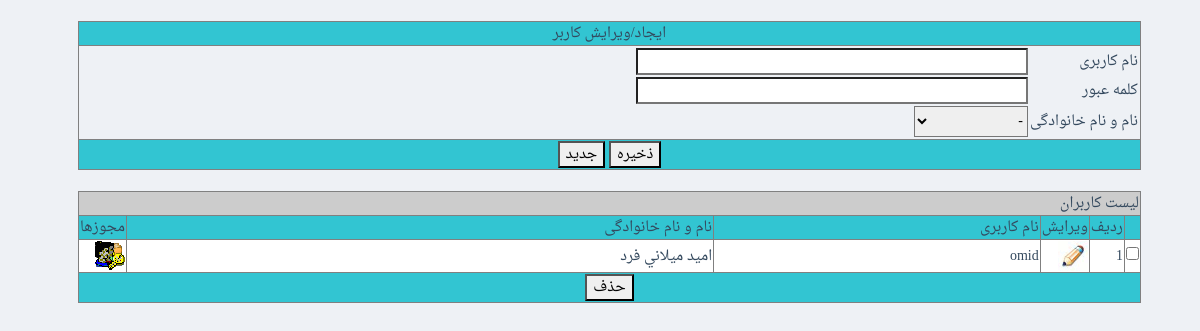
Before: /www/sadaf/ManageAccountSpecs.php (signed in) with the older database file.
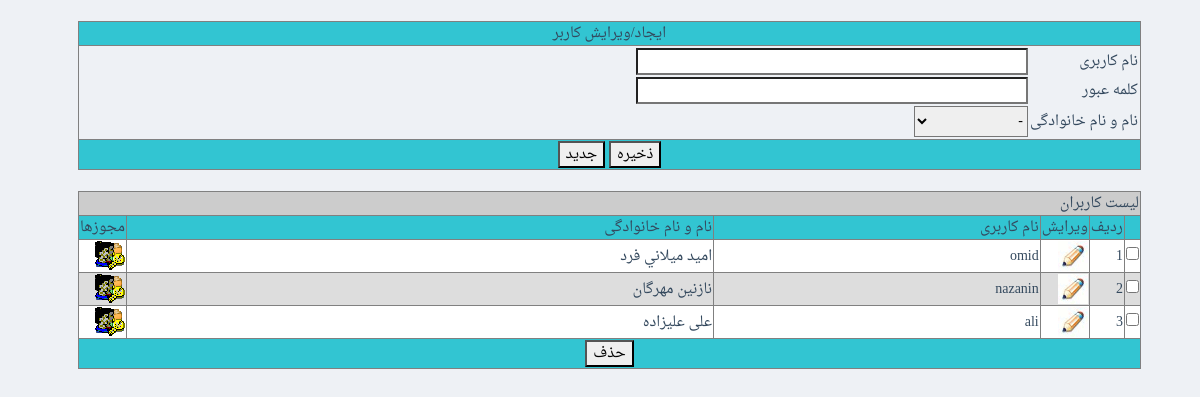
After: the same page with the newer database file.
### tables this page shows
CREATE TABLE `accountspecs` (
  `AccountSpecID` int(11) NOT NULL AUTO_INCREMENT,
  `UserID` varchar(100) DEFAULT NULL,
  `UserPassword` varchar(100) DEFAULT NULL,
  `PersonID` int(11) DEFAULT NULL,
  PRIMARY KEY (`AccountSpecID`)
);

### www/shares/pdodb.class.php (called while the page is built, shortened)
<?php
class pdodb {
  private $dsn;
  private $pdo;
  static  $pdoinstance = false;
  private function __construct($_host = "", $_user = "", $_pass = "", $_default_db = "",$_driver="",$debug=self::DEBUG_MODE) {
    $this->dsn = "mysql:dbname=$_default_db;host=$_host";
  }
  public static function getInstance($_host = "", $_user = "", $_pass = "", $_default_db = "",$_driver="") {
    if ("" == $_driver)      $_driver = sys_config::$db_server['driver'];
    if ("" == $_host)        $_host = sys_config::$db_server['host'];
    if ("" == $_user)        $_user = sys_config::$db_server['user'];
    if ("" == $_pass)        $_pass = sys_config::$db_server['pass'];
    if ("" == $_default_db)  $_default_db = sys_config::$db_server['database'];
    if (!@pdodb::$pdoinstance[$_host.$_user.$_default_db]) {
      pdodb::$pdoinstance[$_host.$_user.$_default_db] = new pdodb($_host,$_user,$_pass,$_default_db,$_driver);
    }
    return pdodb::$pdoinstance[$_host.$_user.$_default_db];
  }
  private function connect($_driver = "", $_host = "", $_user = "", $_pass = "", $_default_db = "",$debug=self::DEBUG_MODE) {
    try{
      $this->pdo = new pdo($this->dsn , $_user , $_pass, array(PDO::MYSQL_ATTR_INIT_COMMAND =>  "SET NAMES utf8") );
      return $this->pdo;
    }
    catch (PDOException $e) {
      print (self::PDO_CONNECTION_ERROR);
      print ($e->getMessage());
      if ($debug) $this->backtrace();
      exit();
    }
  }
  function Execute($sqlstr,$fetch_mode=PDO::FETCH_ASSOC,$debug=self::DEBUG_MODE) {
    $trans = array(self::ARABIC_YA => self::PERSIAN_YA , self::ARABIC_KAF => self::PERSIAN_KAF);
    $this->statement = $this->pdo->query(strtr($sqlstr,$trans));
    $error_info = $this->pdo->errorInfo();
    return $this->statement;
  }
}
?>

### www/sadaf/classes/AccountSpecs.class.php (called while the page is built, shortened)
<?php
class manage_AccountSpecs
{
	static function GetList()
	{
		$mysql = pdodb::getInstance();
		$k=0;
		$ret = array();
		$query = "select AccountSpecs.AccountSpecID
				,AccountSpecs.UserID
				,AccountSpecs.UserPassword
				,AccountSpecs.PersonID
			, concat(l3.pfname, ' ', l3.plname)  as l3_plname  from sadaf.AccountSpecs
			LEFT JOIN sadaf.persons  l3 on (l3.PersonID=AccountSpecs.PersonID)  ";
		$res = $mysql->Execute($query);
		while($rec=$res->fetch())
		{
			$ret[$k] = new be_AccountSpecs();
			$ret[$k]->AccountSpecID=$rec["AccountSpecID"];
			$ret[$k]->UserID=$rec["UserID"];
			$ret[$k]->UserPassword=$rec["UserPassword"];
			$ret[$k]->PersonID=$rec["PersonID"];
			$ret[$k]->PersonID_Desc=$rec["l3_plname"];
			$k++;
		}
		return $ret;
	}
}
?>

### www/sadaf/ManageAccountSpecs.php (the view, shortened to what the changed rows need)
<?php
include("classes/AccountSpecs.class.php");
?>
<?php
$res = manage_AccountSpecs::GetList();
?>
<form id="ListForm" name="ListForm" method="post">
<br><table width="90%" align="center" border="1" cellspacing="0">
<?
for($k=0; $k<count($res); $k++)
{
	if($k%2==0)
		echo "<tr class=\"OddRow\">";
	else
		echo "<tr class=\"EvenRow\">";
	echo "<td>";
	echo "<input type=\"checkbox\" name=\"ch_".$res[$k]->AccountSpecID."\">";
	echo "</td>";
	echo "<td>".($k+1)."</td>";
	echo "	<td><a href=\"ManageAccountSpecs.php?UpdateID=".$res[$k]->AccountSpecID."\"><img src='images/edit.gif' title='ویرایش'></a></td>";
	echo "	<td>".$res[$k]->UserID."</td>";
	echo "	<td>".$res[$k]->PersonID_Desc."</td>";
	echo "	<td><a href=\"ManageUserPermissions.php?Item_UserID=".$res[$k]->UserID."\"><img src='images/permission.gif' title='مجوزها'></a></td>";
	echo "</tr>";
}
?>
</table>
</form>
</html>

Changed rows visible on the page:
added accountspecs: UserID "nazanin", PersonID_Desc "نازنین مهرگان"
added accountspecs: UserID "ali", PersonID_Desc "علی علیزاده"
